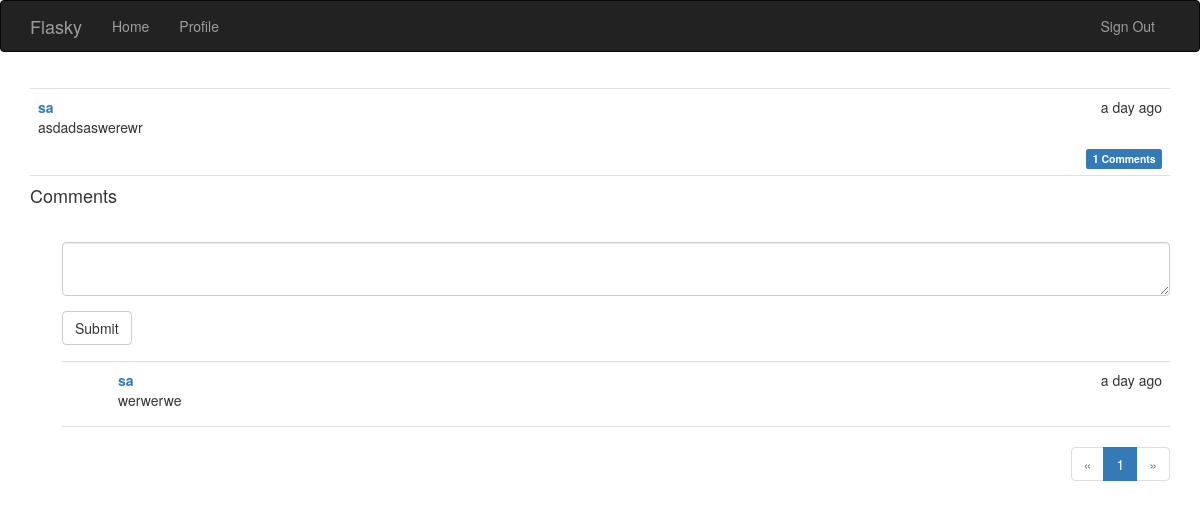
Screenshot of /post/111 (signed in) with the database file from the repository.
### app/models.py (models this page shows, shortened)
class Post(db.Model):
    __tablename__ = 'posts'
    id = db.Column(db.Integer,primary_key=True)
    body = db.Column(db.Text)
    timestamp = db.Column(db.DateTime,index=True,default = datetime.utcnow)
    author_id = db.Column(db.Integer,db.ForeignKey('users.id'))
    body_html = db.Column(db.Text)
    comments = db.relationship('Comment', backref='post', lazy='dynamic')

class User(UserMixin,db.Model):
    __tablename__ = 'users'
    id = db.Column(db.Integer,primary_key=True)
    email = db.Column(db.String(64),unique=True,index=True)
    username = db.Column(db.String(64),unique=True,index=True)
    password_hash = db.Column(db.String(128))
    confirmed = db.Column(db.Boolean,default=False)
    role_id = db.Column(db.Integer,db.ForeignKey('roles.id'))
    name = db.Column(db.String(64))
    location = db.Column(db.String(64))
    about_me = db.Column(db.Text())
    member_since = db.Column(db.DateTime(),default=datetime.utcnow)
    last_seen = db.Column(db.DateTime(),default=datetime.utcnow)
    posts = db.relationship('Post',backref='author',lazy='dynamic')
    comments = db.relationship('Comment',backref='author',lazy='dynamic')
    followed = db.relationship('Follow',
                               foreign_keys=[Follow.follower_id],
                               backref=db.backref('follower',lazy='joined'),
                               lazy='dynamic',
                               cascade='all,delete-orphan')
    followers = db.relationship('Follow',
                               foreign_keys=[Follow.followed_id],
                               backref=db.backref('followed', lazy='joined'),
                               lazy='dynamic',
                               cascade='all,delete-orphan')
    @property
    def password(self):
        raise AttributeError('password is not a readable attribute')
    def can(self,permissions):
        return self.role is not None and \
               (self.role.permissions & permissions) == permissions
    def is_administrator(self):
        return self.can(Permission.ADMINISTER)
    def ping(self):
        self.last_seen = datetime.utcnow()
        db.session.add(self)

class Comment(db.Model):
    __tablename__ = 'comments'
    id = db.Column(db.Integer,primary_key=True)
    body = db.Column(db.Text)
    disabled = db.Column(db.Boolean)
    timestamp = db.Column(db.DateTime,index=True,default = datetime.utcnow)
    author_id = db.Column(db.Integer,db.ForeignKey('users.id'))
    post_id = db.Column(db.Integer,db.ForeignKey('posts.id'))
    body_html = db.Column(db.Text)

### app/main/views.py (the view, shortened to what this page needs)
@main.route('/post/<int:id>',methods=['GET','POST'])
def post(id):
    post = Post.query.get_or_404(id)
    form = CommentForm()
    page = request.args.get('page', 1 ,type = int)
    if page == -1:
        page = (post.comments.count() - 1) / current_app.config['FLASKY_COMMENTS_PER_PAGE'] + 1
    pagination = post.comments.order_by(Comment.timestamp.asc()).paginate(
        page,per_page=current_app.config['FLASKY_COMMENTS_PER_PAGE'],
        error_out=False)
    comments = pagination.items
    return render_template('post.html',posts=[post],form=form,comments=comments,
                           pagination=pagination)

### app/main/forms.py
class CommentForm(Form):
    body = PageDownField('',validators=[Required()])
    submit = SubmitField('Submit')

### app/auth/__init__.py (called while the page is built)
@auth.app_context_processor
def inject_permissions():
    return dict(Permission=Permission)

### app/auth/views.py (called while the page is built)
@auth.before_app_request
def before_request():
    if current_user.is_authenticated:
        current_user.ping()
        if not current_user.confirmed \
        and request.endpoint[:5] !='auth.':
            return redirect(url_for('auth.unconfirmed'))

### app/main/views.py (called while the page is built)
@main.after_app_request
def after_request(response):
    for query in get_debug_queries():
        if query.duration >= current_app.config['FLASKY_SLOW_DB_QUERY_TIME']:
            current_app.logger.warning(
                'Slow query:%s\nParameters:%s\nDuration:%s\nContext:%s\n'%
                (query.statement,query.parameters,query.duration,query.context))
    return response

### app/models.py (called while the page is built)
@login_manager.user_loader
def load_user(user_id):
    return User.query.get(int(user_id))

### app/templates/post.html (shortened to what this page needs)
{% extends "base.html" %}
{% import "bootstrap/wtf.html" as wtf %}
{% import "_macros.html" as macros %}
{% block page_content %}
{% include '_posts.html' %}
<h4 id = 'comments'>Comments</h4>
{% if current_user.can(Permission.COMMENT) %}
<div class="comment-form">
{{ wtf.quick_form(form) }}
</div>
{% endif %}
{% include '_comments.html' %}
{% if pagination %}
<div class="pagination">
    {{ macros.pagination_widget(pagination, '.post', fragment='#comments', id=posts[0].id) }}
</div>
{% endif %}
{% endblock %}

### app/templates/_posts.html (shortened to what this page needs)
<ul class="posts">
{% for post in posts %}
<li class="post">
    <div class="post-date">
        {{ moment(post.timestamp).fromNow() }}
    </div>
    <div class="post-author">
        <a href="{{ url_for('.user',username=post.author.username) }}">
            {{ post.author.username }}
        </a>
    </div>
    <div class="post-body">
        {% if post.body_html %}
            {{ post.body_html | safe }}
        {% else %}
        {{ post.body }}
        {% endif %}
    </div>
    <div class="post-footer">
        <a href="{{ url_for('.post',id = post.id) }}#commemts">
            <span class="label label-primary">
                {{ post.comments.count() }} Comments
            </span>
        </a>
    </div>
</li>
{% endfor %}
</ul>

### app/templates/_comments.html (shortened to what this page needs)
<ul class="comments">
{% for comment in comments %}
<li class="comment">
<div class="comment-content">
    <div class="comment-date">
        {{ moment(comment.timestamp).fromNow() }}
    </div>
    <div class="comment-author">
        <a href="{{ url_for('.user',username=comment.author.username) }}">
            {{ comment.author.username }}
        </a>
    </div>
    <div class="comment-body">
    {% if moderate or not comment.disabled %}
        {% if comment.body_html %}
            {{ comment.body_html | safe }}
        {% else %}
        {{ comment.body }}
        {% endif %}
    {% endif %}
    </div>
</div>
</li>
{% endfor %}
</ul>

### app/static/styles.css (style rules this page uses)
ul.posts { list-style-type: none; padding: 0px; margin: 16px 0px 0px 0px; border-top: 1px solid #e0e0e0; }
ul.posts li.post { padding: 8px; border-bottom: 1px solid #e0e0e0; }
div.post-date { float: right; }
div.post-author { font-weight: bold; }
div.post-footer { text-align: right; }
ul.comments { list-style-type: none; padding: 0px; margin: 16px 0px 0px 0px; }
ul.comments li.comment { margin-left: 32px; padding: 8px; border-bottom: 1px solid #e0e0e0; }
ul.comments li.comment:nth-child(1) { border-top: 1px solid #e0e0e0; }
div.comment-date { float: right; }
div.comment-author { font-weight: bold; }
div.comment-content { margin-left: 48px; min-height: 48px; }
div.comment-form { margin: 16px 0px 16px 32px; }
div.pagination { width: 100%; text-align: right; padding: 0px; margin: 0px; }

### rows the page displays
Post: timestamp "a day ago", author.username "sa", body_html "asdadsaswerewr", comments.count "1"
Comment: timestamp "a day ago", author.username "sa", body_html "werwerwe"

### other values shown
{{ p }} "1"
